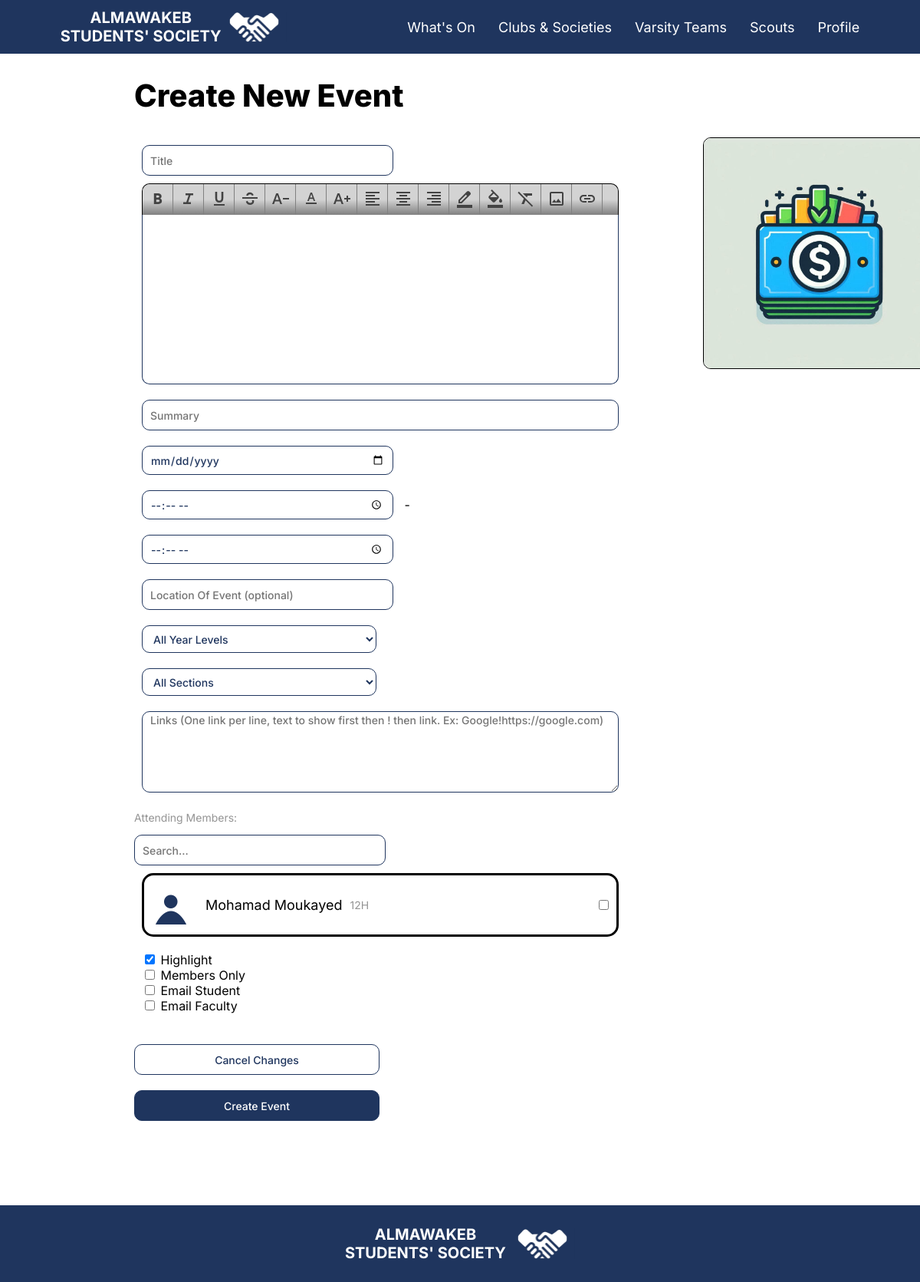
/Create/Event/3 (signed in), run on the app's committed database.
### mainapp/models.py (models this page shows, shortened)
class User(AbstractBaseUser, PermissionsMixin):
    name = models.CharField(max_length=255)
    email = models.EmailField(verbose_name="email", max_length=60, unique=True)
    is_admin = models.BooleanField(default=False)
    is_staff = models.BooleanField(default=False)
    is_active = models.BooleanField(default=True)
    associated_student = models.ForeignKey("Student",null=True, blank=True, on_delete=models.CASCADE)
    associated_faculty = models.ForeignKey("Faculty",null=True, blank=True, on_delete=models.CASCADE)
    associated_clubs = models.ManyToManyField("Club", blank=True,related_name="associated_clubs")
    associated_varsities = models.ManyToManyField("Varsity", blank=True,related_name="associated_varsity")
    objects = UserManager()
    USERNAME_FIELD = 'email'
    REQUIRED_FIELDS = ['name']

class Student(models.Model):
    student_db_id = models.CharField(max_length=20, primary_key=True,help_text="Student ID")
    YEAR_CHOICES = [
        ('FR', 'Freshman'),
        ('SO', 'Sophomore'),
        ('JR', 'Junior'),
        ('SR', 'Senior'),
    ]
    SECTION_CHOICES = [
        ('A', 'A'),
        ('B', 'B'),
        ('C', 'C'),
        ('D', 'D'),
        ('E', 'E'),
        ('F', 'F'),
        ('G', 'G'),
        ('H', 'H'),
        ('I', 'I'),
        ('J', 'J'),
    ]
    year_level = models.IntegerField(blank=True, null=True)
    section = models.CharField(max_length=1, choices=SECTION_CHOICES)
    profile_picture = models.ImageField(upload_to='profiles/', null=True, blank=True, default='default-pfp.png')
    about = models.TextField(blank=True,null=True)
    year_level_title = models.CharField(max_length=10, blank=True)
    gender = models.CharField(max_length=10,choices=[('male', 'Male'), ('female','Female')], default='male')

class Club(models.Model):
    name = models.CharField(max_length=255)
    heads = models.ManyToManyField(User, related_name='head_clubs', blank=True)
    leadership = models.ManyToManyField(User, related_name='leadership_roles', blank=True)
    members = models.ManyToManyField(User, related_name='membership_clubs', blank=True)
    advisors = models.ManyToManyField(User, related_name='advisor_clubs', blank=True)
    events = models.ManyToManyField('Event', related_name='events', blank=True)
    type = models.CharField(choices=[('male', "Boys Only"),('female','Girls Only'), ('mixed', 'Mixed Club')], default='mixed', max_length=6)
    about = models.TextField()
    logo = models.ImageField(upload_to='clubs_logos/')
    color = models.CharField(max_length=7)  # Hex color code
    links = models.ManyToManyField(Links, related_name='club_links', blank=True)

### mainapp/views.py (the view, shortened to what this page needs)
# urls.py: path("Create/Event/<int:club_id>", views.CreateEvent, name="create_event"),
def CreateEvent(request:WSGIRequest, club_id):
    if request.user.associated_clubs is None:
        return HttpResponse("<h1>CLUB ENDPOINT ONLY</h1>")
    club = Club.objects.get(id=club_id)
    if request.method == "GET":
        students = []
        for user in User.objects.all():
            if user.associated_student is not None:
                students.append(user)
        faculty = []
        for user in User.objects.all():
            if user.associated_faculty is not None:
                faculty.append(user)
        return render(request, "create_event.html", {'user': request.user, 'members': students,  'faculties': faculty, 'club':club})

### templates/create_event.html (shortened to what this page needs)
{% extends 'Base.html' %}
{% load static %}
{% block content %}
<div>
    <p class="pageTitle">Create New Event</p>
</div>
<form method="post" class="detailsSide reverse" style="align-items: start;" enctype="multipart/form-data">
    <div style="display: flex; flex-direction: column;">
    <input class="textfield" required name="title" placeholder="Title">
    <div>
        <div class="textfieldtoolbar">
            <button class="toolbarBtn" style="border-top-left-radius: 10px;" type="button" onclick="execCommand('bold'); document.getElementById('maineditor').focus();"><img src="{% static '../media/images/bold.svg' %}" alt="B"></button>
            <button class="toolbarBtn" type="button" onclick="execCommand('italic'); document.getElementById('maineditor').focus();"><img src="{% static '../media/images/italic.svg' %}" alt="I"></button>
            <button class="toolbarBtn" type="button" onclick="execCommand('underline'); document.getElementById('maineditor').focus();"><img src="{% static '../media/images/underline.svg' %}" alt="U"></button>
            <button class="toolbarBtn toolbarBtnControl" type="button" onclick="execCommand('strikethrough'); document.getElementById('maineditor').focus();"><img src="{% static '../media/images/strikethrough.svg' %}" alt="S"></button>
            <button class="toolbarBtn toolbarBtnControl" type="button" onclick="execCommand('fontSize', true, 1); document.getElementById('maineditor').focus();"><img src="{% static '../media/images/decrease_font_size.svg' %}" alt="-"></button>
            <button class="toolbarBtn toolbarBtnControl" type="button" onclick="execCommand('fontSize', false, 2); document.getElementById('maineditor').focus();"><img src="{% static '../media/images/normal_font_size.svg' %}" alt="="></button>
            <button class="toolbarBtn toolbarBtnControl" type="button" onclick="execCommand('fontSize', true, 4); document.getElementById('maineditor').focus();"><img src="{% static '../media/images/increase_font_size.svg' %}" alt="+"></button>
            <button class="toolbarBtn toolbarBtnControl" type="button" onclick="execCommand('justifyLeft'); document.getElementById('maineditor').focus();"><img src="{% static '../media/images/justify_left.svg' %}" alt="L"></button>
            <button class="toolbarBtn toolbarBtnControl" type="button" onclick="execCommand('justifyCenter'); document.getElementById('maineditor').focus();"><img src="{% static '../media/images/justify_center.svg' %}" alt="C"></button>
            <button class="toolbarBtn toolbarBtnControl" type="button" onclick="execCommand('justifyRight'); document.getElementById('maineditor').focus();"><img src="{% static '../media/images/justify_right.svg' %}" alt="R"></button>
            <button class="toolbarBtn" type="button" onclick="document.getElementById('fontcolor').click(); document.getElementById('maineditor').focus(); "><img src="{% static '../media/images/text_color.svg' %}" alt="A"></button>
            <button class="toolbarBtn" type="button" onclick="document.getElementById('backcolor').click(); document.getElementById('maineditor').focus(); "><img src="{% static '../media/images/highlight.svg' %}" alt="H"></button>
            <button class="toolbarBtn" type="button" onclick="execCommand('removeFormat'); document.getElementById('maineditor').focus();"><img src="{% static '../media/images/clear_format.svg' %}" alt="T"></button>
            <button class="toolbarBtn" type="button" onclick="this.children[0].click();"><input type="file" onchange="uploadFile(this.files[0])" accept="*/image" hidden><img src="{% static '../media/images/image.svg' %}" alt="T"></button>
            <button class="toolbarBtn" type="button" onclick="createLink()"><img src="{% static '../media/images/link.svg' %}" alt="R"></button>
        </div>
        <div class="textfield bottom large" required placeholder="Content" contentEditable="true" id="maineditor" style="padding-top: 10px; margin-top: 0px;"></div>
    </div>
    <input class="textfield large slim" required name="summary" placeholder="Summary" style="height: 36px;">
    <input class="textfield" required name="date" type="date" placeholder="Date Of Event">
    <div class="linkcontrol" style="align-items: start;">
    <input class="textfield" required name="starttime" type="time" placeholder="Start Time Of Event"> -
    <input class="textfield" required name="endtime" type="time" placeholder="End Time Of Event">
    </div>
    <input class="textfield" name="location" placeholder="Location Of Event (optional)">
    <select class="textfield" name="gradefilter">
        <option value="ngr" selected>All Year Levels</option>
    </select>
    <select class="textfield" name="sectionfilter">
        <option value="nosec" selected>All Sections</option>
    </select>
    <textarea class="textfield  large slim" name="links" placeholder="Links (One link per line, text to show first then ! then link. Ex: Google!https://google.com)"></textarea>
<div id="attendeefield">
    <p class="aboutText">Attending Members: </p>
    <input class="textfield" placeholder="Search..." style="margin: 0px;" id="memberSearch">
    <div class="container" id="memberGrid">
        {% for member in members %}
        <div class="profileRow" style="border: black 3px solid; border-radius: 15px; padding: 10px; gap: 10px; margin-bottom: 10px;">
            <div style="display: flex; flex-direction: row; align-items: center; gap: 10px;">
            <img class="eventCover" style=" width: 50px; height: 50px; margin-right: 10px;" src="{{ member.associated_student.profile_picture.url }}" alt="pfp">
            <p class="text">{{ member.name }}</p>
            <p class="aboutText">{{ member.associated_student.year_level }}{{ member.associated_student.section }}</p>
            </div>
            <input type="checkbox" class="btn empty" name="{{member.email}}">
        </div>
        {% endfor %}
    </div>
</div>
<label style="font-family: Inter; margin-left: 10px;"><input name="highlight" type="checkbox" checked> Highlight</label>
<label style="font-family: Inter; margin-left: 10px;"><input name="membersonly" type="checkbox"> Members Only</label>
    <label style="font-family: Inter; margin-left: 10px;"><input name="emailstudent" type="checkbox" > Email Student</label>
    <label style="font-family: Inter; margin-left: 10px;"><input name="emailhos" type="checkbox" onchange="if(this.checked){document.getElementById('hosemail').hidden = false;} else {document.getElementById('hosemail').hidden = true;}"> Email Faculty</label>
<div style=" margin-left: -10px; margin-top: 30px;" class="linkcontrol">
    <button class="btn" onclick="navigation.back()" type="reset">Cancel Changes</button>
    <input type="submit" class="btn primary" value="Create Event" onclick="if(document.getElementsByName('emailstudent').checked || document.getElementsByName('emailhos').checked) { document.getElementsByClassName('loadingText')[0].innerText = 'Sending Emails...'; document.getElementsByClassName('loadingText')[0].hidden = false;  document.getElementById('loadingBG').hidden = false;}    var element = this; setTimeout(function() {element.disabled = true; element.style.backgroundColor = '#aaaaaa'; }, 250); setTimeout(function(){element.disabled = false; element.style.backgroundColor = '#1F355E';}, 10000);">
    </div>
    </div>
    <div style="display: flex; flex-direction: column;">
        <img class="eventCover" id="coverPreview" style="border: black 1px solid; border-radius: 10px; cursor: pointer;" src="{{club.logo.url}}" onclick="document.getElementsByName('coverPhoto')[0].click();">
    </div>
</form>
{% endblock %}

### static/CSS/base.css (style rules this page uses)
.pageTitle { color: black; font-size: 40px; font-family: Inter; font-weight: 800; margin-top: 0px; margin-bottom: 30px; }
.text { color: black; font-size: 18px; font-family: Inter; font-weight: 400; }
.aboutText { color: #949494; font-size: 14px; font-family: Inter; font-weight: 400; }
.eventCover { width: 300px; height: 300px }
.btn { border: 1px solid #1F355E; width: 320px; height: 40px; border-radius: 10px; background-color: white; margin: 10px; color: #1F355E; font-family: 'Inter'; font-size: 14px; font-weight: 500; cursor: pointer; transition-duration: 0.2s; }
.btn.primary { background-color: #1F355E; color: white; }
.btn.empty { border: none; width: unset; height: unset; background-color: transparent; margin: 0px; padding: 0px; }
.textfield { border: 1px solid #1F355E; width: 306px; height: 36px; border-radius: 10px; background-color: white; margin: 10px; color: #1F355E; font-family: 'Inter'; font-size: 14px; font-weight: 500; padding-left: 10px; padding-right: 10px; }
.textfield.bottom { border-top-left-radius: 0px; border-top-right-radius: 0px; border-top: none; }
.textfield.large { width: 600px; height: 200px; }
.textfield.large.slim { height: 100px; }
#maineditor { overflow-y: auto; padding-bottom: 10px; }
.textfieldtoolbar { height: 40px; width: 620px; background: linear-gradient(180deg, lightgray, lightgray, gray); margin-left: 10px; border-top-left-radius: 10px; border-top-right-radius: 10px; border-top: 1px solid black; border-left: 1px solid black; border-right: 1px solid black; display: flex; flex-direction: row; }
.toolbarBtn { background: linear-gradient(180deg, lightgray, lightgray, gray); width: 40px; height: 40px; border: none; border-right: 1px solid gray; cursor: pointer; }
.profileRow { display: flex; justify-content: space-between; align-items: center; }
.container { display: flex; flex-direction: column; max-height: 300px; overflow-y: scroll; padding: 10px; }
img { object-fit: contain; }
div { font-family: 'Inter'; }
.detailsSide { display: flex; justify-content: space-between; flex-direction: row; gap: 100px }

### data on the page
User: associated_student.profile_picture (placeholder picture), name "Mohamad Moukayed", associated_student.year_level "12", associated_student.section "H"
Club: logo (picture)
